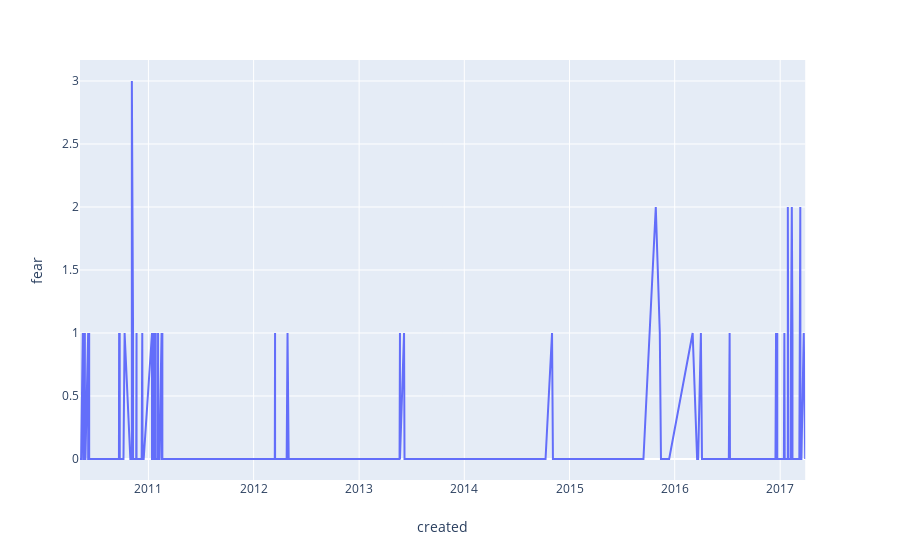

Notebook cell for this chart:
### Code cell
px.line(
    tweets[tweets.screenName == 'jesseklaver'], 
    x='created', 
    y='fear'
)

### Figure 1 — Plotly figure (JSON) as saved in the notebook; plotly's stock layout.template omitted (floating-point values rounded to 4 significant figures; data arrays with more than 128 entries replaced by an {"elided": "..."} marker saying what was removed)
{"data": [{"hoverlabel": {"namelength": 0}, "hovertemplate": "created=%{x}<br>fear=%{y}", "legendgroup": "", "line": {"color": "#636efa", "dash": "solid"}, "mode": "lines", "name": "", "showlegend": false, "type": "scatter", "x": {"elided": "554 str values"}, "xaxis": "x", "y": {"elided": "554 int values"}, "yaxis": "y"}], "layout": {"autosize": true, "legend": {"tracegroupgap": 0}, "margin": {"t": 60}, "xaxis": {"anchor": "y", "autorange": true, "domain": [0, 0.98], "range": ["2010-05-08 14:12:57", "2017-03-28 19:25:47"], "title": {"text": "created"}, "type": "date"}, "yaxis": {"anchor": "x", "autorange": true, "domain": [0, 1], "range": [-0.1667, 3.167], "title": {"text": "fear"}, "type": "linear"}}}
